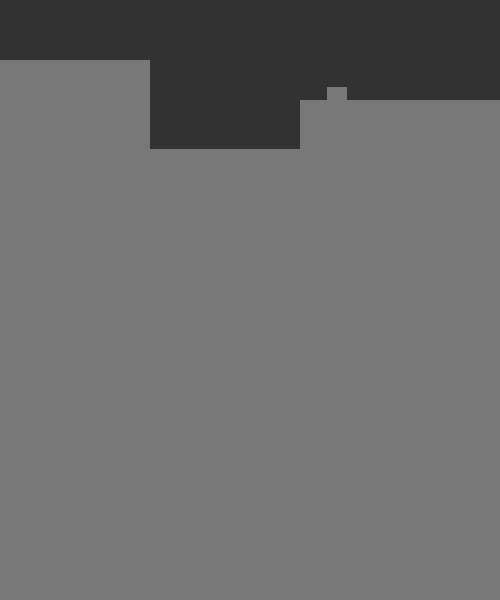
Frame 1 (no input)
Frame 60 (the mouse pressed at the canvas centre just before this capture): identical to frame 1, image omitted
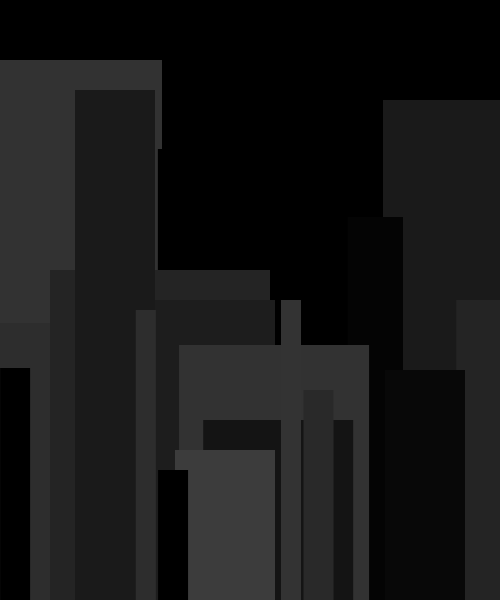
Frame 120 (the mouse held since frame 60 and released just before this capture)

The Processing sketch that drew these frames (run headless with seeded random() and noise(); from frame 60 on, the mouse is pressed at the canvas centre):

// Processing sketch: processing_159112
// ── processing_159112.pde

void setup(){
  
 size(500,600);
  noCursor();


   
}
 
void draw(){
   
 noStroke();
 fill(50-mouseY/4,50-mouseY/4,50-mouseY/4);
 rect(0,0,500,600);
 
  noStroke();
 fill(120-mouseY/3.2,120-mouseY/3.2,120-mouseY/3.2);
 rect(300+mouseX/3,100,220,600);
 
  noStroke();
 fill(120-mouseY/2.1,120-mouseY/2.1,120-mouseY/2.1);
 rect(327+mouseX/8,87,20,600);
 
     noStroke();
 fill(120-mouseY/5,120-mouseY/5,120-mouseY/5);
 rect(-70+mouseX/15,190,220,600);
 
      noStroke();
 fill(120-mouseY/4.3,120-mouseY/4.3,120-mouseY/4.3);
 rect(-70+mouseX/20,60,220,600);
 
      noStroke();
 fill(120-mouseY/2.6,120-mouseY/2.6,120-mouseY/2.6);
 rect(170+mouseX/19,217,220,600);
 
       noStroke();
 fill(120-mouseY/4.3,120-mouseY/4.3,120-mouseY/4.3);
 rect(120+mouseX/15.7,410,70,600);
 
         noStroke();
 fill(120-mouseY/4,120-mouseY/4,120-mouseY/4);
 rect(-70+mouseX/10.3,323,110,600);
 
          noStroke();
 fill(120-mouseY/3.6,120-mouseY/3.6,120-mouseY/3.6);
 rect(430+mouseX/9.5,300,210,600);
 
        noStroke();
 fill(120-mouseY/2.3,120-mouseY/2.3,120-mouseY/2.3);
 rect(-30+mouseX/8.3,368,30,600);
 
       noStroke();
 fill(120-mouseY/1.5,120-mouseY/1.5,120-mouseY/1.5);
 rect(114+mouseX/5.7,149,190,600);

    noStroke();
 fill(120-mouseY/3.6,120-mouseY/3.6,120-mouseY/3.6);
 rect(30+mouseX/12,270,220,600);
 
     noStroke();
 fill(120-mouseY/3.3,120-mouseY/3.3,120-mouseY/3.3);
 rect(100+mouseX/10,300,150,600);
 
     noStroke();
 fill(120-mouseY/4.3,120-mouseY/4.3,120-mouseY/4.3);
 rect(150+mouseX/8.6,345,190,600);

    noStroke();
 fill(120-mouseY/3,120-mouseY/3,120-mouseY/3);
 rect(150+mouseX/4.7,420,150,600);
 
     noStroke();
 fill(120-mouseY/2.7,120-mouseY/2.7,120-mouseY/2.7);
 rect(350+mouseX/7,370,80,600);
  
 noStroke();
 fill(120-mouseY/4.4,120-mouseY/4.4,120-mouseY/4.4);
 rect(250+mouseX/8,300,20,600);
  
 noStroke();
 fill(120-mouseY/5,120-mouseY/5,120-mouseY/5);
 rect(150+mouseX/10,450,100,600);
 
  noStroke();
 fill(120-mouseY/3.2,120-mouseY/3.2,120-mouseY/3.2);
 rect(50+mouseX/10,90,80,600);
 
   noStroke();
 fill(120-mouseY/4,120-mouseY/4,120-mouseY/4);
 rect(110+mouseX/9.7,310,20,600);
 
    noStroke();
 fill(120-mouseY/3.8,120-mouseY/3.8,120-mouseY/3.8);
 rect(230+mouseX/3.4,390,30,600);
 
     noStroke();
 fill(120-mouseY/1.8,120-mouseY/1.8,120-mouseY/1.8);
 rect(110+mouseX/5.2,470,30,600);
 
}
